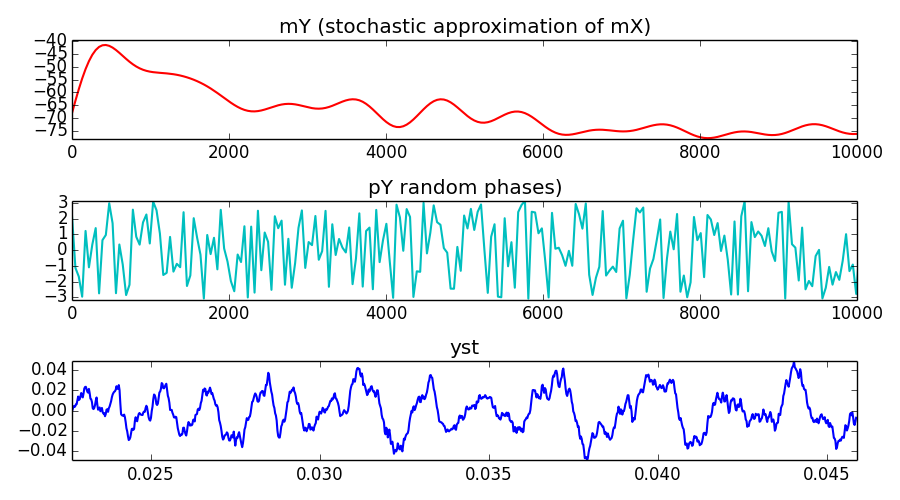

Generate this figure with Python:
import numpy as np
import matplotlib.pyplot as plt
from scipy.signal import hamming, hanning, triang, blackmanharris, resample
import math
import sys, os, time
from scipy.fftpack import fft, ifft

sys.path.append(os.path.join(os.path.dirname(os.path.realpath(__file__)), '../../../software/models/'))
import utilFunctions as UF

def stochasticModelFrame(x, w, N, stocf) :
  # x: input array sound, w: analysis window, N: FFT size,  
  # stocf: decimation factor of mag spectrum for stochastic analysis
  hN = N/2                                                 # size of positive spectrum
  hM = (w.size)/2                                          # half analysis window size
  pin = hM                                                 # initialize sound pointer in middle of analysis window       
  fftbuffer = np.zeros(N)                                  # initialize buffer for FFT
  yw = np.zeros(w.size)                                    # initialize output sound frame
  w = w / sum(w)                                           # normalize analysis window
  #-----analysis-----             
  xw = x[pin-hM:pin+hM] * w                              # window the input sound
  X = fft(xw)                                            # compute FFT
  mX = 20 * np.log10( abs(X[:hN]) )                      # magnitude spectrum of positive frequencies
  mXenv = resample(np.maximum(-200, mX), mX.size*stocf)  # decimate the mag spectrum     
  pX = np.angle(X[:hN])
  #-----synthesis-----
  mY = resample(mXenv, hN)                               # interpolate to original size
  pY = 2*np.pi*np.random.rand(hN)                        # generate phase random values
  Y = np.zeros(N, dtype = complex)
  Y[:hN] = 10**(mY/20) * np.exp(1j*pY)                   # generate positive freq.
  Y[hN+1:] = 10**(mY[:0:-1]/20) * np.exp(-1j*pY[:0:-1])  # generate negative freq.
  fftbuffer = np.real( ifft(Y) )                         # inverse FFT
  y = fftbuffer*N/2                                  
  return mX, pX, mY, pY, y
    
    
# example call of stochasticModel function
if __name__ == '__main__':
  (fs, x) = UF.wavread('../../../sounds/ocean.wav')
  w = np.hanning(1024)
  N = 1024
  stocf = 0.1
  maxFreq = 10000.0
  lastbin = N*maxFreq/fs
  first = 1000
  last = first+w.size
  mX, pX, mY, pY, y = stochasticModelFrame(x[first:last], w, N, stocf)
  
  plt.figure(1, figsize=(9, 5))
  plt.subplot(3,1,1)
  plt.plot(np.arange(0, fs/2.0, fs/float(N)), mY, 'r', lw=1.5, label="mY")
  plt.axis([0, maxFreq, -78, max(mX)+0.5])
  plt.title('mY (stochastic approximation of mX)')
  plt.subplot(3,1,2)
  plt.plot(np.arange(0, fs/2.0, fs/float(N)), pY-np.pi, 'c', lw=1.5, label="pY")
  plt.axis([0, maxFreq, -np.pi, np.pi]) 
  plt.title('pY random phases)')
  plt.subplot(3,1,3)
  plt.plot(np.arange(first, last)/float(fs), y, 'b', lw=1.5)
  plt.axis([first/float(fs), last/float(fs), min(y), max(y)])
  plt.title('yst')

  plt.tight_layout()
  plt.savefig('stochasticSynthesisFrame.png')
  plt.show()
